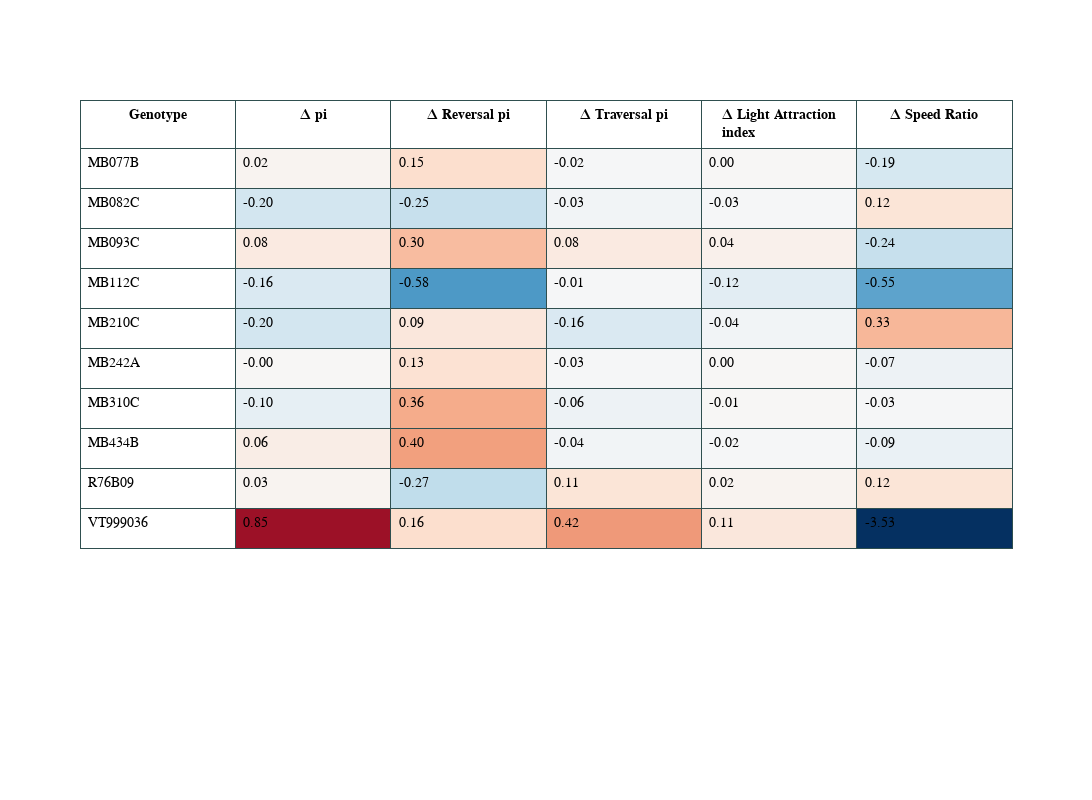

Notebook code cell kept with this figure:
### Code cell
import numpy as np
import matplotlib.pyplot as plt
from matplotlib import cm
from matplotlib.colors import ListedColormap, LinearSegmentedColormap

#df10 = pd.read_csv('D:\\Nicole Lee - HDD\\ACC Lab Dropbox\\ACC Lab\\Nicole Lee\\DATA\\osar_test\\deltas_Chrimson2.csv')
df10 = df1.copy()
df10.drop('Unnamed: 0', axis=1, inplace=True) 
df2=df10.copy()
df2.loc[len(df2)] = ['test', 1, 1,1,1,1]
df2.loc[len(df2)] = ['test', -1,-1,-1,-1,-1]

basegenotype = df2['Genotype'].unique()

def min_max_scaling(series):
    return (series - series.min()) / (series.max() - series.min())
for col in df2.columns[1:]:
    df2.loc[((df2[col]>1)), [col]] = 1
    df2.loc[((df2[col]<-1)), [col]] = -1
    df2[col] = min_max_scaling(df2[col])

rdbu = cm.get_cmap('RdBu_r', 100)
pic, revc, travc, latc,spdc=[],[],[],[],[]
for n in range(0,len(df2)):
    pic.append('rgb(' + str(rdbu(round(df2.iloc[n,1]*100))[0]*255)+','+str(rdbu(round(df2.iloc[n,1]*100))[1]*255)+','+str(rdbu(round(df2.iloc[n,1]*100))[2]*255)+')')
    revc.append('rgb(' + str(rdbu(round(df2.iloc[n,2]*100))[0]*255)+','+str(rdbu(round(df2.iloc[n,2]*100))[1]*255)+','+str(rdbu(round(df2.iloc[n,2]*100))[2]*255)+')')
    travc.append('rgb(' + str(rdbu(round(df2.iloc[n,3]*100))[0]*255)+','+str(rdbu(round(df2.iloc[n,3]*100))[1]*255)+','+str(rdbu(round(df2.iloc[n,3]*100))[2]*255)+')')
    latc.append('rgb(' + str(rdbu(round(df2.iloc[n,4]*100))[0]*255)+','+str(rdbu(round(df2.iloc[n,4]*100))[1]*255)+','+str(rdbu(round(df2.iloc[n,4]*100))[2]*255)+')')
    spdc.append('rgb(' + str(rdbu(round(df2.iloc[n,5]*100))[0]*255)+','+str(rdbu(round(df2.iloc[n,5]*100))[1]*255)+','+str(rdbu(round(df2.iloc[n,5]*100))[2]*255)+')')

pi, rev, trav, lat,spd=[],[],[],[],[]
for n in range(0,len(df10)):
    pi.append(str("{:.2f}".format(df10.iloc[n,1])))
    rev.append(str("{:.2f}".format(df10.iloc[n,2])))
    trav.append(str("{:.2f}".format(df10.iloc[n,3])))
    lat.append(str("{:.2f}".format(df10.iloc[n,4])))
    spd.append(str("{:.2f}".format(df10.iloc[n,5])))

#root = "D:\\Nicole Lee - HDD\\ACC Lab Dropbox\\ACC Lab\\Nicole Lee\\DATA\\osar_test\\Chrimson2\\"
root = "D:\\ACC Lab Dropbox\\ACC Lab\\Nicole Lee\\DATA\\osar_test\\Chrimson2\\"

startdir = os.listdir(root)
baseDirectory=[]
basegenotype=[]
for n,sd in enumerate(startdir):
    dir1 = os.path.join(root, os.listdir(root)[n])
    baseDirectory.append(dir1)
    basegenotype.append(re.search(r'^.*?(?= x)', (os.path.split(dir1)[1])).group(0))
    
fig = go.Figure(data=[go.Table(
  header=dict(
    values=['<b>Genotype</b>', '<b>Δ pi</b>','<b>Δ Reversal pi</b>', '<b>Δ Traversal pi</b>','<b>Δ Light Attraction index</b>','<b>Δ Speed Ratio</b>'],
    line_color='darkslategray', fill_color='white',
    align='center',font=dict(color='black', size=14)
  ),
  cells=dict(
    values=[basegenotype, pi, rev, trav, lat,spd],
    line_color=['darkslategray'],
    fill_color=[['white'], pic, revc, travc, latc,spdc],
    align='left', font=dict(color='black', size=14)
    ))
])
fig.update_layout(font=dict(family="ibm plex sans",size=18,),width=1200,height=800)
fig.update_traces(cells_height=40, selector=dict(type='table'))
#fig.write_image("D:\\Nicole Lee - HDD\\ACC Lab Dropbox\\ACC Lab\\Nicole Lee\\DATA\\Images\\Nicole's figures\\Chrimson\\Table of PI numbers.svg")
fig.show()
